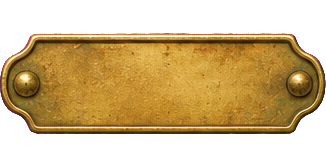
#> input picture godot/assets/ui/card_back/plate.png, 326 x 167 px
$ python cut_parts.py ../../godot/assets/ui/card_back/plate.png ../../godot/assets/ui/card_back/tape_0.png
#> lines starting #> are read from the running program, lines starting #| are printed output that depends on the picture
# The bits stuck on a card's back (gen3.sh parts: six tapes, a glass vial, a brass plate on magenta) -> separate pngs.
#   py cut_parts.py <secret_parts.png> <godot/assets/ui/card_back/>
import sys, os
from PIL import Image
import numpy as np

src, out = sys.argv[1], sys.argv[2]
os.makedirs(out, exist_ok=True)
a = np.asarray(Image.open(src).convert("RGB")).astype(np.float32)
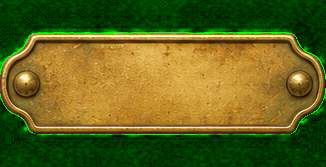
#> a: shape (167, 326, 3) float32; mean R, G, B 95.9, 99.5, 28.2
r, g, b = a[..., 0], a[..., 1], a[..., 2]
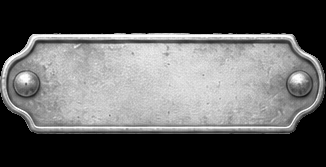
#> r: shape (167, 326) float32; min 0, max 255, mean 95.9
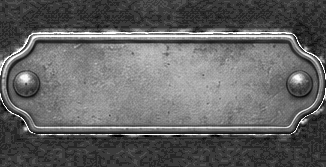
#> g: shape (167, 326) float32; min 0, max 255, mean 99.5
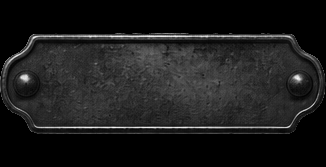
#> b: shape (167, 326) float32; min 0, max 249, mean 28.2
mag = np.clip((np.minimum(r, b) - g - 60.0) / 80.0, 0.0, 1.0)
#> mag: shape (167, 326) float32; every value is 0
alpha = 1.0 - mag
#> alpha: shape (167, 326) float32; every value is 1
k = mag[..., None]
rgb = np.clip((a - k * np.array([255.0, 0.0, 255.0])) / np.maximum(1.0 - k, 0.05), 0, 255)
img = np.dstack([rgb, alpha * 255.0]).astype(np.uint8)
# the pieces: bands of rows with anything in them, then runs of columns in each band
def runs(v, gap):
    out, start, last = [], None, -999
#> last = -999
    for i, on in enumerate(v):
        if on:
            if start is None or i - last > gap:
                if start is not None: out.append((start, last + 1))
                start = i
            last = i
    if start is not None: out.append((start, last + 1))
    return out
items = []
for y0, y1 in runs((alpha > 0.5).sum(1) > 3, 12):
    for x0, x1 in runs((alpha[y0:y1] > 0.5).sum(0) > 0, 12):
        if (x1 - x0) * (y1 - y0) < 2000: continue
        items.append((y0, x0, (slice(y0 - 6, y1 + 6), slice(x0 - 6, x1 + 6))))
#> this loop made 1 pass
#> (y0, y1) on pass 1: (0, 167)
#> after the loop, items = 1 item
names = ["tape_0", "tape_1", "tape_2", "tape_3", "tape_4", "tape_5", "vial", "plate"]
#> names = ['tape_0', 'tape_1', 'tape_2', 'tape_3', 'tape_4', 'tape_5', 'vial', 'plate']
for name, it in zip(names, items):
    sl = it[2]
    y0, y1, x0, x1 = sl[0].start + 6, sl[0].stop - 6, sl[1].start + 6, sl[1].stop - 6
    piece = Image.fromarray(img[y0:y1, x0:x1], "RGBA")
    piece.save(os.path.join(out, name + ".png"))
    print(name, piece.size)
#> this loop made 1 pass
#> (name, y0, y1, x0, x1) on pass 1: ('tape_0', 0, 167, 0, 326)
#| tape_0 (326, 167)

$ run again, with godot/assets/ui/card_back/back_agate.png copied over godot/assets/ui/card_back/plate.png
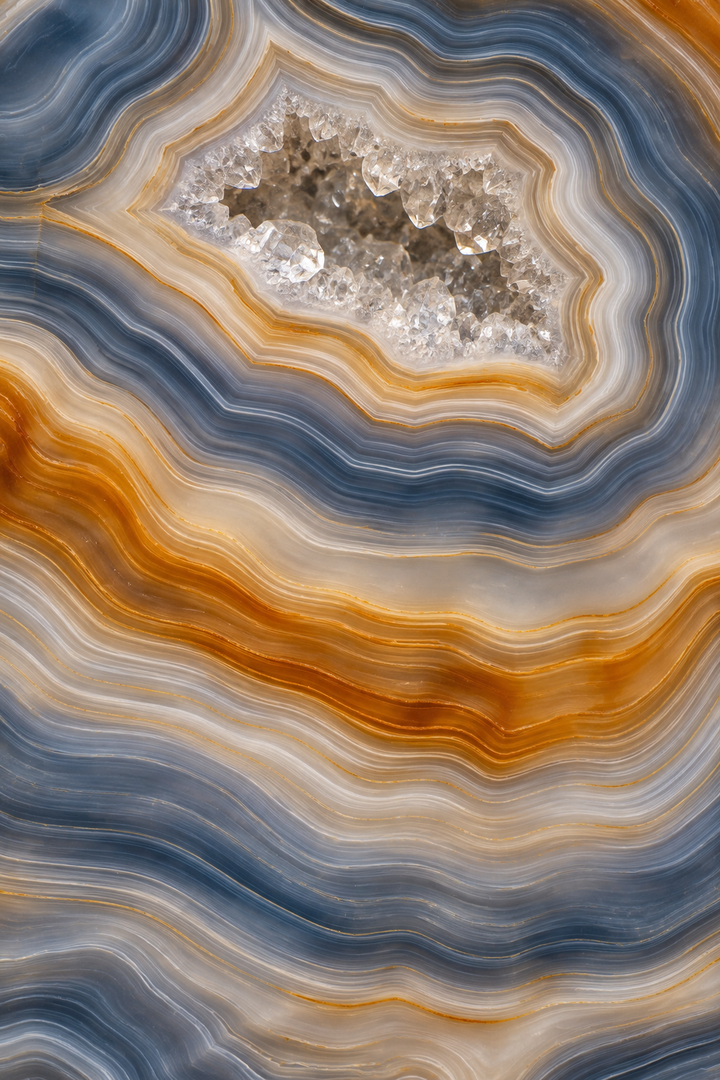
#> input picture godot/assets/ui/card_back/back_agate.png, 720 x 1080 px
#> `r, g, b = a[..., 0], a[..., 1], a[..., 2]`:
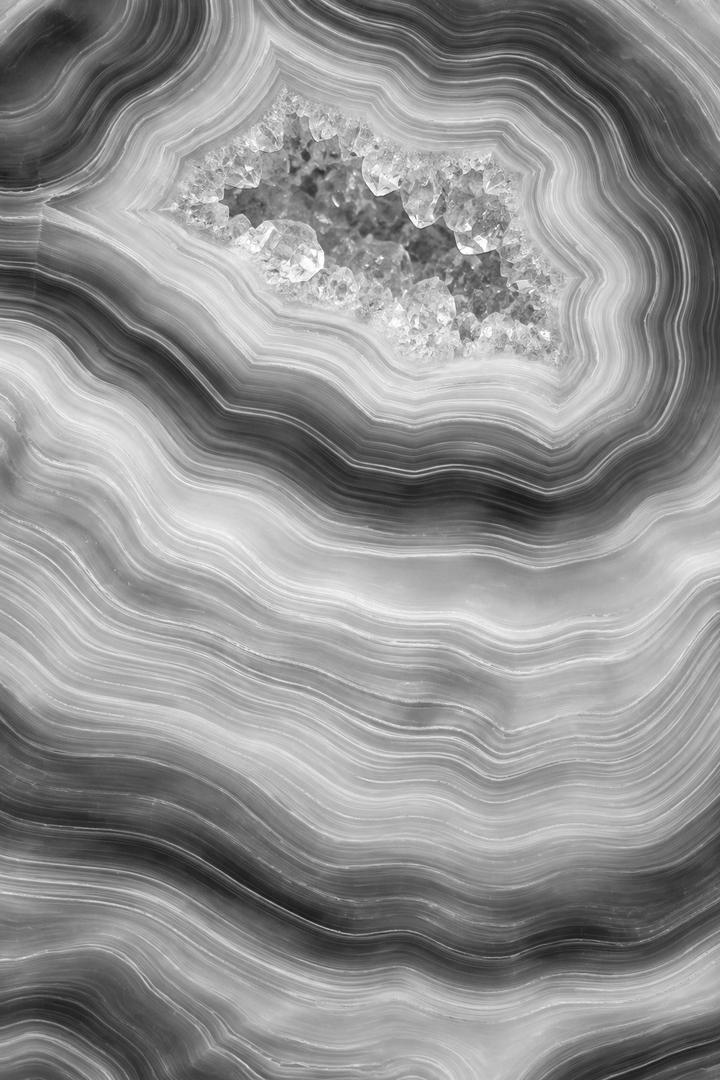
#> r: shape (1080, 720) float32; min 25, max 255, mean 144.2
#> `r, g, b = a[..., 0], a[..., 1], a[..., 2]`:
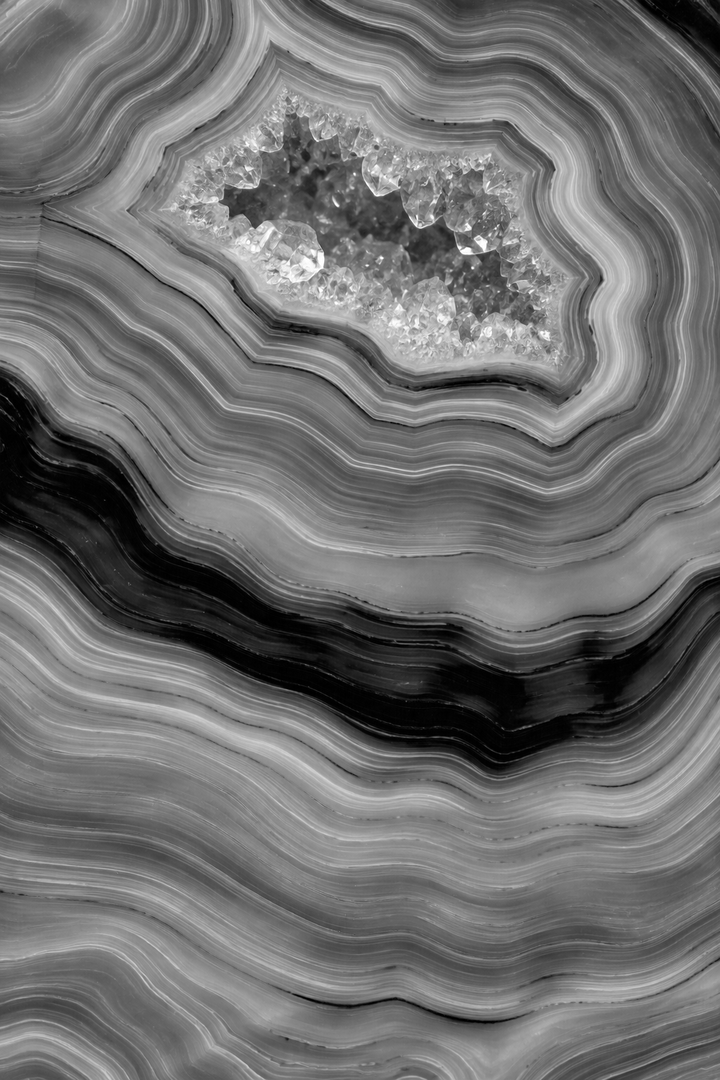
#> b: shape (1080, 720) float32; min 0, max 255, mean 111.3
#> mag: shape (1080, 720) float32; every value is 0
#> alpha: shape (1080, 720) float32; every value is 1
#> last = -999
#> the loop `for y0, y1 in runs((alpha > 0.5).sum(1) > 3, 12):` made 1 pass
#> (y0, y1) on pass 1: (0, 1080)
#> after the loop `for y0, y1 in runs((alpha > 0.5).sum(1) > 3, 12):`: items = 1 item
#> names = ['tape_0', 'tape_1', 'tape_2', 'tape_3', 'tape_4', 'tape_5', 'vial', 'plate']
#> the loop `for name, it in zip(names, items):` made 1 pass
#> (name, y0, y1, x0, x1) on pass 1: ('tape_0', 0, 1080, 0, 720)
#> (printed output is left out)

$ run again, with godot/assets/ui/card_back/tape_5.png copied over godot/assets/ui/card_back/plate.png
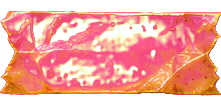
#> input picture godot/assets/ui/card_back/tape_5.png, 221 x 105 px
#> `r, g, b = a[..., 0], a[..., 1], a[..., 2]`:
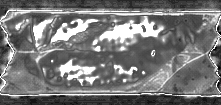
#> g: shape (105, 221) float32; min 0, max 255, mean 118.9
#> `r, g, b = a[..., 0], a[..., 1], a[..., 2]`:
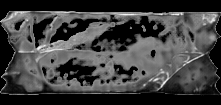
#> b: shape (105, 221) float32; min 0, max 249, mean 64
#> mag: shape (105, 221) float32; every value is 0
#> alpha: shape (105, 221) float32; every value is 1
#> last = -999
#> the loop `for y0, y1 in runs((alpha > 0.5).sum(1) > 3, 12):` made 1 pass
#> (y0, y1) on pass 1: (0, 105)
#> after the loop `for y0, y1 in runs((alpha > 0.5).sum(1) > 3, 12):`: items = 1 item
#> names = ['tape_0', 'tape_1', 'tape_2', 'tape_3', 'tape_4', 'tape_5', 'vial', 'plate']
#> the loop `for name, it in zip(names, items):` made 1 pass
#> (name, y0, y1, x0, x1) on pass 1: ('tape_0', 0, 105, 0, 221)
#> (printed output is left out)
